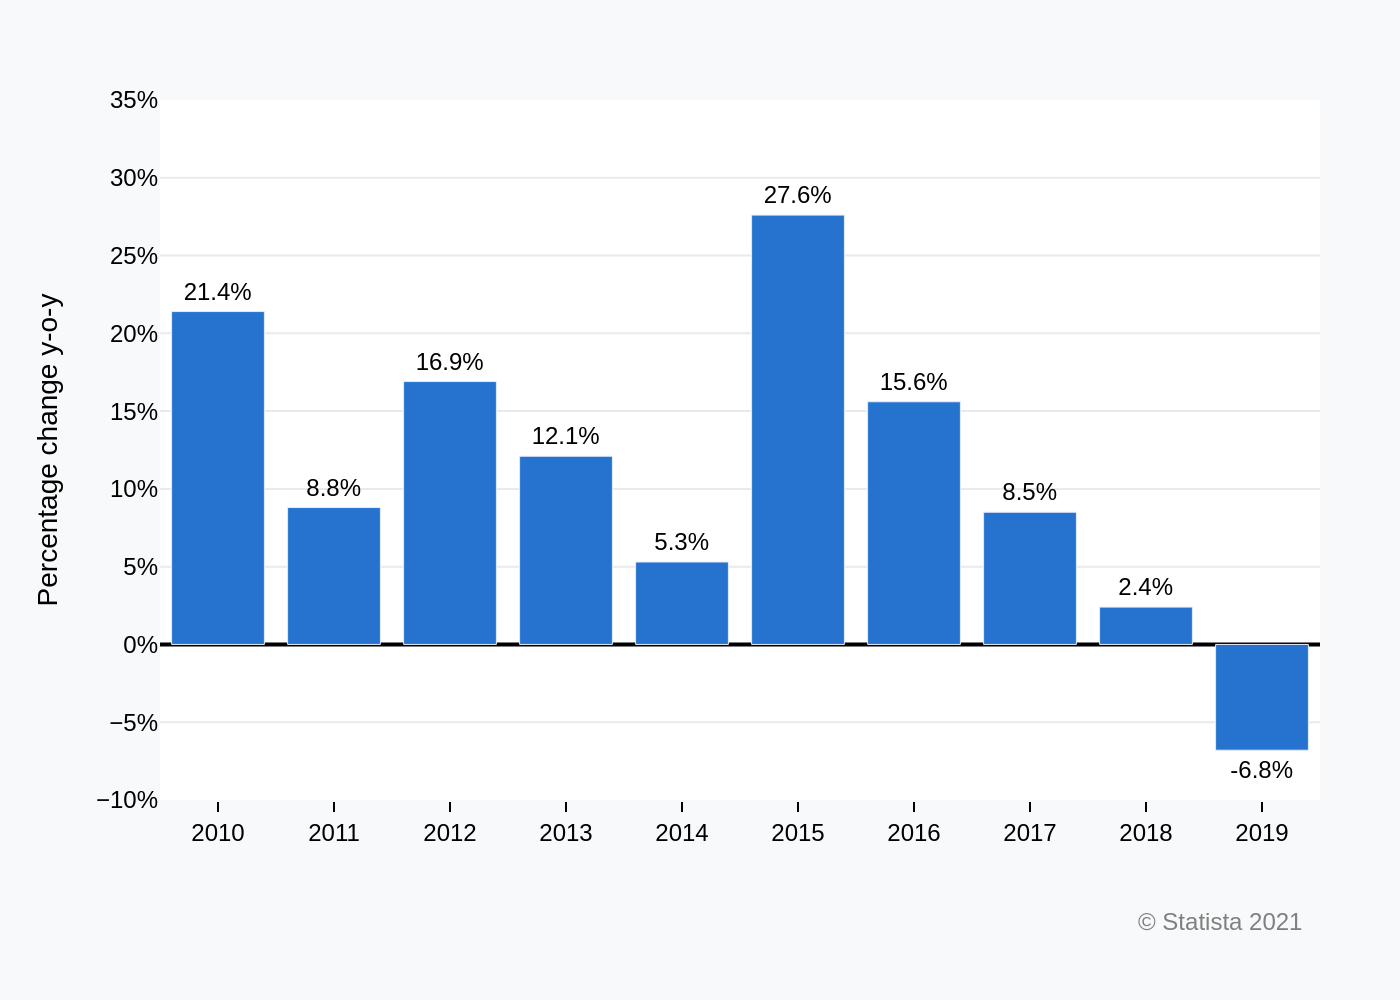

Python code for this plot:
import sys
import json
import plotly.graph_objects as go

if len(sys.argv) != 2:
    print("Usage: python generate_chart.py <json_file_path>")
    sys.exit(1)

json_path = sys.argv[1]

try:
    with open(json_path, 'r', encoding='utf-8') as f:
        chart_info = json.load(f)
except FileNotFoundError:
    print(f"Error: JSON file not found at {json_path}")
    sys.exit(1)
except json.JSONDecodeError:
    print(f"Error: Could not decode JSON from {json_path}")
    sys.exit(1)

chart_data = chart_info.get('chart_data', [])
texts = chart_info.get('texts', {})
colors = chart_info.get('colors', [])

categories = [item['category'] for item in chart_data]
values = [item['value'] for item in chart_data]

fig = go.Figure()

fig.add_trace(go.Bar(
    x=categories,
    y=values,
    marker_color=colors[0] if colors else '#2573CF',
    text=values,
    texttemplate='%{y:.1f}%',
    textposition='outside',
    cliponaxis=False
))

title_text = ""
if texts.get("title"):
    title_text += f'<b>{texts["title"]}</b>'
if texts.get("subtitle"):
    if title_text:
        title_text += "<br>"
    title_text += f'<sub>{texts["subtitle"]}</sub>'

annotations = []
if texts.get("source"):
    annotations.append(
        dict(
            xref="paper", yref="paper",
            x=0.99, y=-0.15,
            xanchor='right', yanchor='top',
            text=texts["source"],
            showarrow=False,
            font=dict(family="Arial", size=12, color="grey")
        )
    )

fig.update_layout(
    title_text=title_text,
    title_x=0.05,
    title_font=dict(family="Arial", size=18, color='black'),
    yaxis_title=texts.get('y_axis_title'),
    xaxis_title=texts.get('x_axis_title'),
    font=dict(family="Arial", size=12, color='black'),
    plot_bgcolor='white',
    paper_bgcolor='#F8F9FA',
    showlegend=False,
    margin=dict(l=80, r=40, t=50, b=100),
    xaxis=dict(
        showline=False,
        showgrid=False,
        ticks='outside',
        ticklen=5,
        tickcolor='black'
    ),
    yaxis=dict(
        range=[-10, 35],
        showgrid=True,
        gridcolor='#EAEAEA',
        gridwidth=1,
        griddash='solid',
        zeroline=True,
        zerolinecolor='black',
        zerolinewidth=2,
        ticksuffix='%'
    ),
    annotations=annotations
)

fig.update_traces(
    textfont=dict(family="Arial", size=12, color='black')
)

output_filename = json_path.rsplit('.', 1)[0] + '.png'
fig.write_image(output_filename, scale=2)
print(f"Chart saved to {output_filename}")
